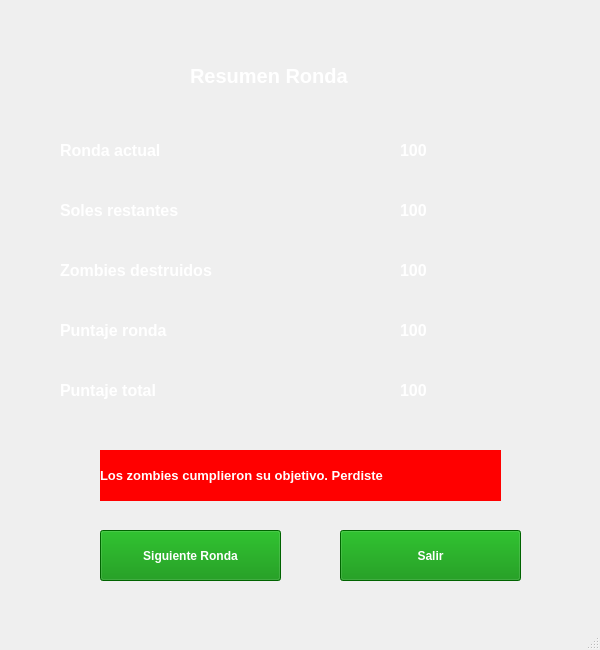
<?xml version="1.0" encoding="UTF-8"?>
<ui version="4.0">
 <class>MainWindow</class>
 <widget class="QMainWindow" name="MainWindow">
  <property name="geometry">
   <rect>
    <x>0</x>
    <y>0</y>
    <width>600</width>
    <height>650</height>
   </rect>
  </property>
  <property name="windowTitle">
   <string>MainWindow</string>
  </property>
  <widget class="QWidget" name="centralwidget">
   <widget class="QLabel" name="imagen_fondo">
    <property name="geometry">
     <rect>
      <x>0</x>
      <y>0</y>
      <width>600</width>
      <height>650</height>
     </rect>
    </property>
    <property name="text">
     <string/>
    </property>
    <property name="pixmap">
     <pixmap>../sprites/Fondos/fondoMenu.png</pixmap>
    </property>
    <property name="scaledContents">
     <bool>true</bool>
    </property>
   </widget>
   <widget class="QLabel" name="titulo_ventana">
    <property name="geometry">
     <rect>
      <x>190</x>
      <y>40</y>
      <width>261</width>
      <height>71</height>
     </rect>
    </property>
    <property name="font">
     <font>
      <pointsize>15</pointsize>
      <weight>75</weight>
      <bold>true</bold>
     </font>
    </property>
    <property name="styleSheet">
     <string notr="true">color: rgb(255, 255, 255);</string>
    </property>
    <property name="text">
     <string>Resumen Ronda</string>
    </property>
   </widget>
   <widget class="QPushButton" name="boton_siguiente_ronda">
    <property name="geometry">
     <rect>
      <x>100</x>
      <y>530</y>
      <width>181</width>
      <height>51</height>
     </rect>
    </property>
    <property name="font">
     <font>
      <pointsize>9</pointsize>
      <weight>75</weight>
      <bold>true</bold>
     </font>
    </property>
    <property name="styleSheet">
     <string notr="true">color: rgb(255, 255, 255);
background-color: rgb(0, 139, 0);</string>
    </property>
    <property name="text">
     <string>Siguiente Ronda</string>
    </property>
   </widget>
   <widget class="QPushButton" name="boton_salir">
    <property name="geometry">
     <rect>
      <x>340</x>
      <y>530</y>
      <width>181</width>
      <height>51</height>
     </rect>
    </property>
    <property name="font">
     <font>
      <pointsize>9</pointsize>
      <weight>75</weight>
      <bold>true</bold>
     </font>
    </property>
    <property name="styleSheet">
     <string notr="true">color: rgb(255, 255, 255);
background-color: rgb(0, 139, 0);</string>
    </property>
    <property name="text">
     <string>Salir</string>
    </property>
   </widget>
   <widget class="QLabel" name="label_ronda_actual">
    <property name="geometry">
     <rect>
      <x>60</x>
      <y>140</y>
      <width>191</width>
      <height>21</height>
     </rect>
    </property>
    <property name="font">
     <font>
      <pointsize>12</pointsize>
      <weight>75</weight>
      <bold>true</bold>
     </font>
    </property>
    <property name="styleSheet">
     <string notr="true">color: rgb(255, 255, 255);</string>
    </property>
    <property name="text">
     <string>Ronda actual</string>
    </property>
   </widget>
   <widget class="QLabel" name="label_soles_restantes">
    <property name="geometry">
     <rect>
      <x>60</x>
      <y>200</y>
      <width>191</width>
      <height>21</height>
     </rect>
    </property>
    <property name="font">
     <font>
      <pointsize>12</pointsize>
      <weight>75</weight>
      <bold>true</bold>
     </font>
    </property>
    <property name="styleSheet">
     <string notr="true">color: rgb(255, 255, 255);</string>
    </property>
    <property name="text">
     <string>Soles restantes</string>
    </property>
   </widget>
   <widget class="QLabel" name="label_zombies_destruidos">
    <property name="geometry">
     <rect>
      <x>60</x>
      <y>260</y>
      <width>261</width>
      <height>21</height>
     </rect>
    </property>
    <property name="font">
     <font>
      <pointsize>12</pointsize>
      <weight>75</weight>
      <bold>true</bold>
     </font>
    </property>
    <property name="styleSheet">
     <string notr="true">color: rgb(255, 255, 255);</string>
    </property>
    <property name="text">
     <string>Zombies destruidos</string>
    </property>
   </widget>
   <widget class="QLabel" name="label_puntaje_ronda">
    <property name="geometry">
     <rect>
      <x>60</x>
      <y>320</y>
      <width>191</width>
      <height>21</height>
     </rect>
    </property>
    <property name="font">
     <font>
      <pointsize>12</pointsize>
      <weight>75</weight>
      <bold>true</bold>
     </font>
    </property>
    <property name="styleSheet">
     <string notr="true">color: rgb(255, 255, 255);</string>
    </property>
    <property name="text">
     <string>Puntaje ronda</string>
    </property>
   </widget>
   <widget class="QLabel" name="label_puntaje_total">
    <property name="geometry">
     <rect>
      <x>60</x>
      <y>380</y>
      <width>191</width>
      <height>21</height>
     </rect>
    </property>
    <property name="font">
     <font>
      <pointsize>12</pointsize>
      <weight>75</weight>
      <bold>true</bold>
     </font>
    </property>
    <property name="styleSheet">
     <string notr="true">color: rgb(255, 255, 255);</string>
    </property>
    <property name="text">
     <string>Puntaje total</string>
    </property>
   </widget>
   <widget class="QLabel" name="label_ganador">
    <property name="geometry">
     <rect>
      <x>100</x>
      <y>450</y>
      <width>401</width>
      <height>51</height>
     </rect>
    </property>
    <property name="font">
     <font>
      <pointsize>11</pointsize>
      <weight>75</weight>
      <bold>true</bold>
     </font>
    </property>
    <property name="styleSheet">
     <string notr="true">color: rgb(255, 255, 255);
background-color: rgb(85, 255, 0);</string>
    </property>
    <property name="text">
     <string>Puedes combatir la siguiente oleada!</string>
    </property>
   </widget>
   <widget class="QLabel" name="label_perder">
    <property name="geometry">
     <rect>
      <x>100</x>
      <y>450</y>
      <width>401</width>
      <height>51</height>
     </rect>
    </property>
    <property name="font">
     <font>
      <pointsize>10</pointsize>
      <weight>75</weight>
      <bold>true</bold>
     </font>
    </property>
    <property name="styleSheet">
     <string notr="true">color: rgb(255, 255, 255);
background-color: rgb(255, 0, 0);</string>
    </property>
    <property name="text">
     <string>Los zombies cumplieron su objetivo. Perdiste</string>
    </property>
   </widget>
   <widget class="QLabel" name="valor_ronda">
    <property name="geometry">
     <rect>
      <x>400</x>
      <y>140</y>
      <width>191</width>
      <height>21</height>
     </rect>
    </property>
    <property name="font">
     <font>
      <pointsize>12</pointsize>
      <weight>75</weight>
      <bold>true</bold>
     </font>
    </property>
    <property name="styleSheet">
     <string notr="true">color: rgb(255, 255, 255);</string>
    </property>
    <property name="text">
     <string>100</string>
    </property>
   </widget>
   <widget class="QLabel" name="valor_soles">
    <property name="geometry">
     <rect>
      <x>400</x>
      <y>200</y>
      <width>191</width>
      <height>21</height>
     </rect>
    </property>
    <property name="font">
     <font>
      <pointsize>12</pointsize>
      <weight>75</weight>
      <bold>true</bold>
     </font>
    </property>
    <property name="styleSheet">
     <string notr="true">color: rgb(255, 255, 255);</string>
    </property>
    <property name="text">
     <string>100</string>
    </property>
   </widget>
   <widget class="QLabel" name="valor_zombies">
    <property name="geometry">
     <rect>
      <x>400</x>
      <y>260</y>
      <width>191</width>
      <height>21</height>
     </rect>
    </property>
    <property name="font">
     <font>
      <pointsize>12</pointsize>
      <weight>75</weight>
      <bold>true</bold>
     </font>
    </property>
    <property name="styleSheet">
     <string notr="true">color: rgb(255, 255, 255);</string>
    </property>
    <property name="text">
     <string>100</string>
    </property>
   </widget>
   <widget class="QLabel" name="valor_puntaje_ronda">
    <property name="geometry">
     <rect>
      <x>400</x>
      <y>320</y>
      <width>191</width>
      <height>21</height>
     </rect>
    </property>
    <property name="font">
     <font>
      <pointsize>12</pointsize>
      <weight>75</weight>
      <bold>true</bold>
     </font>
    </property>
    <property name="styleSheet">
     <string notr="true">color: rgb(255, 255, 255);</string>
    </property>
    <property name="text">
     <string>100</string>
    </property>
   </widget>
   <widget class="QLabel" name="valor_puntaje_total">
    <property name="geometry">
     <rect>
      <x>400</x>
      <y>380</y>
      <width>191</width>
      <height>21</height>
     </rect>
    </property>
    <property name="font">
     <font>
      <pointsize>12</pointsize>
      <weight>75</weight>
      <bold>true</bold>
     </font>
    </property>
    <property name="styleSheet">
     <string notr="true">color: rgb(255, 255, 255);</string>
    </property>
    <property name="text">
     <string>100</string>
    </property>
   </widget>
  </widget>
  <widget class="QMenuBar" name="menubar">
   <property name="geometry">
    <rect>
     <x>0</x>
     <y>0</y>
     <width>600</width>
     <height>21</height>
    </rect>
   </property>
  </widget>
  <widget class="QStatusBar" name="statusbar"/>
 </widget>
 <resources/>
 <connections/>
</ui>
